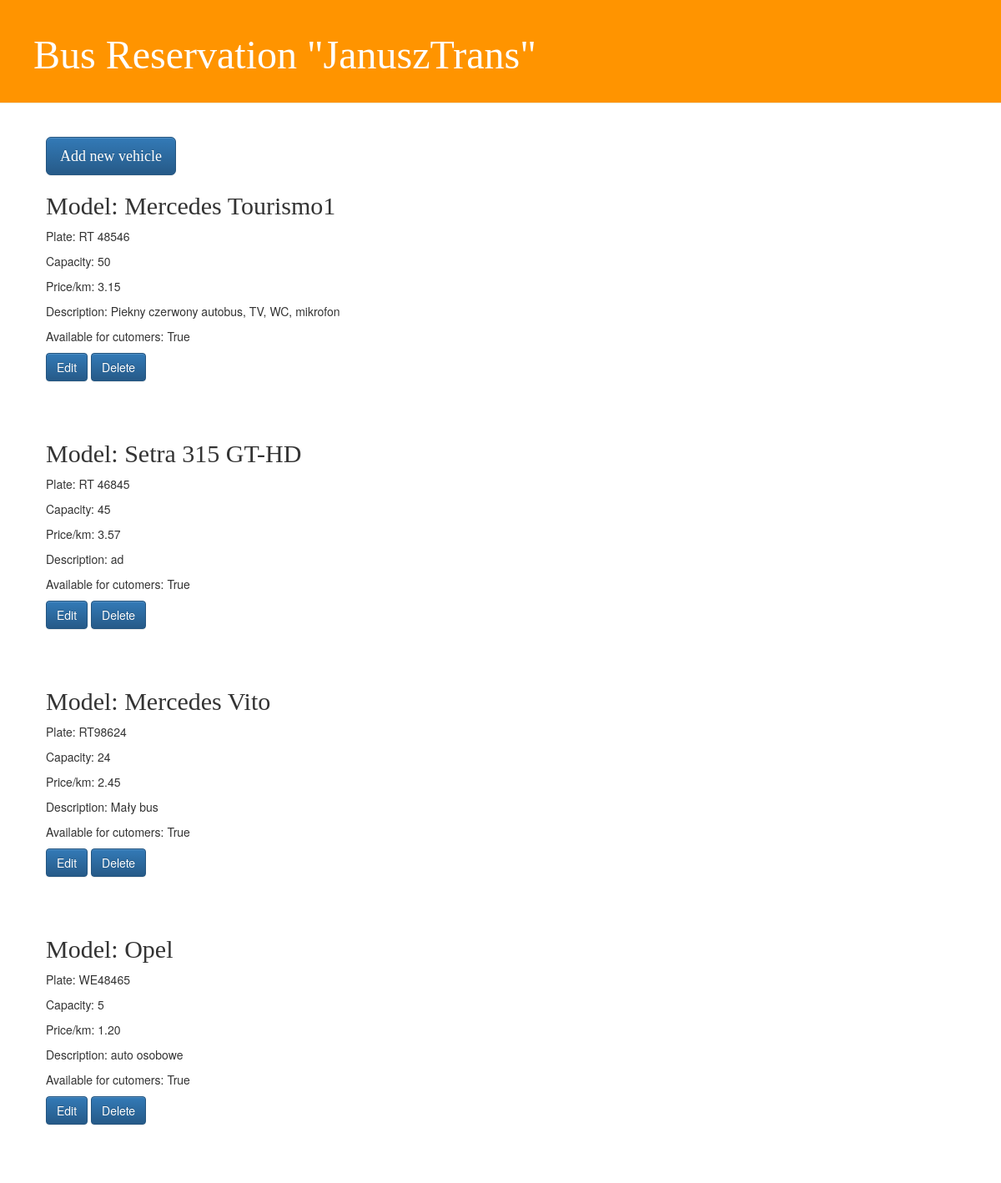
The page /panel/ on the database as committed earlier.
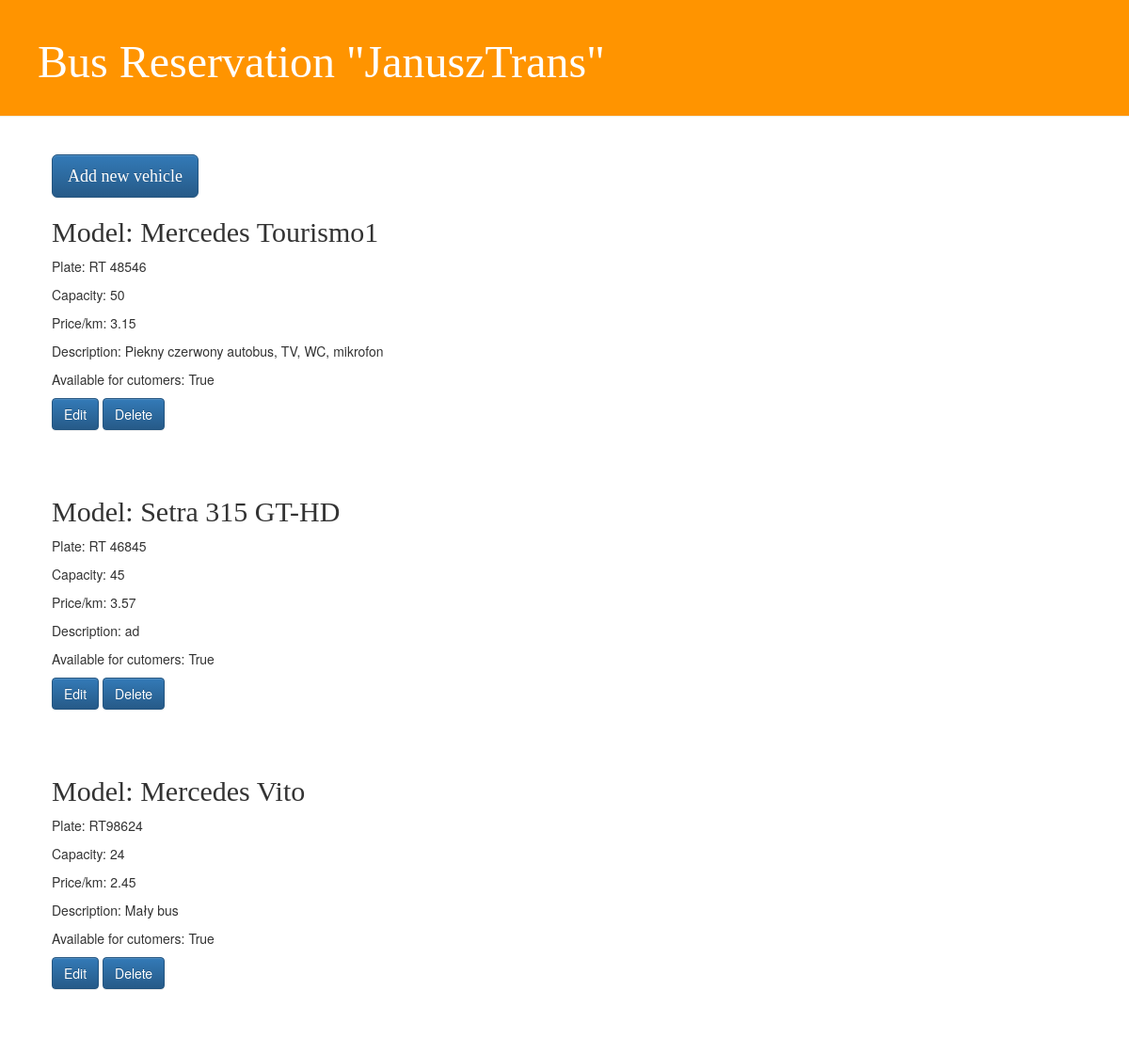
The same page on the database as committed later.
### busreserv/models.py (models this page shows, shortened)
class Bus(models.Model): # Base model of Bus
    description = models.CharField(max_length=200)
    brand = models.CharField(max_length=150)
    plate_nr = models.CharField(max_length=10)
    people_capacity = models.IntegerField()
    price_per_km = models.DecimalField(max_digits=5, decimal_places=2)
    available_for_cutomers = models.BooleanField(default=True)

### busreserv/views.py (the view)
# urls.py: url(r'^panel/$', views.panel_view, name='panel'),
def panel_view(request):
    buses = Bus.objects.all()
    return render(request, 'busreserv/panel.html', {'buses' : buses})

### busreserv/templates/busreserv/panel.html
{% extends 'busreserv/base.html' %}
{% block content %}
		<h2><a href="{% url 'new_vehicle_name' %}"><button type="button" class="btn btn-primary btn-lg">Add new vehicle</button> </a></h2>
		{% for Bus in buses %}
			    <div class="bus">
				<h2>Model: {{ Bus.brand }}</h2>
				<p>Plate: {{ Bus.plate_nr }}</p>
				<p>Capacity: {{ Bus.people_capacity }}</p>
				<p>Price/km: {{ Bus.price_per_km }}</p>
				<p>Description: {{ Bus.description }}</p>
				<p>Available for cutomers: {{Bus.available_for_cutomers}}</p>
				<a href="{% url 'edit_vehicle' pk=Bus.pk %}"><button type="button" class="btn btn-primary btn-md">Edit</button> </a>
				<a href="{% url 'delete_vehicle_name' pk=Bus.pk %}"><button type="button" class="btn btn-primary btn-md">Delete</button> </a>
			    </div>
		{% endfor %}
{% endblock content %}

### busreserv/templates/busreserv/base.html (shortened to what this page needs)
{% load staticfiles %}
<html>
    <head>
        <link rel="stylesheet" href="//maxcdn.bootstrapcdn.com/bootstrap/3.2.0/css/bootstrap.min.css">
        <link rel="stylesheet" href="//maxcdn.bootstrapcdn.com/bootstrap/3.2.0/css/bootstrap-theme.min.css">
        <link rel="stylesheet" href="{% static 'css/busreserv.css' %}">
    </head>
<body>
    <div class="page-header">
        <h2><a href="/">Bus Reservation "JanuszTrans"</a></h2>
    </div>
    <div class="content container">
        <div class="row">
            <div class="col-md-8">
            {% block content %}
            {% endblock %}
            </div>
        </div>
    </div>
</body>
    <body>
    </body>
</html>

### busreserv/static/css/busreserv.css (style rules this page uses)
.page-header { background-color: #ff9400; margin-top: 0; padding: 20px 20px 20px 40px; }
.page-header h2, .page-header h2 a, .page-header h2 a:visited, .page-header h2 a:active { color: #ffffff; font-size: 36pt; text-decoration: none; }
.content { margin-left: 40px; }
h1, h2, h3, h4 { font-family: 'Lobster', cursive; }
.bus { margin-bottom: 70px; }

Rows that differ between the two databases and show on the page:
removed Bus: brand "Opel", plate_nr "WE48465", people_capacity "5", price_per_km "1.20", description "auto osobowe", available_for_cutomers "True"
